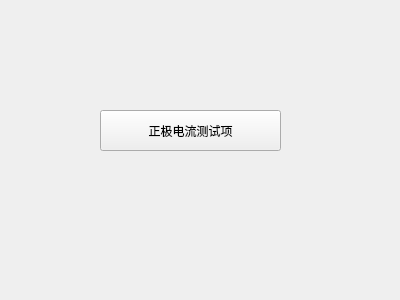
<?xml version="1.0" encoding="UTF-8"?>
<ui version="4.0">
 <class>Form</class>
 <widget class="QWidget" name="Form">
  <property name="geometry">
   <rect>
    <x>0</x>
    <y>0</y>
    <width>400</width>
    <height>300</height>
   </rect>
  </property>
  <property name="windowTitle">
   <string>正极电流测试项</string>
  </property>
  <property name="windowIcon">
   <iconset resource="images/images.qrc">
    <normaloff>:/bat.ico</normaloff>:/bat.ico</iconset>
  </property>
  <widget class="QPushButton" name="btn_PI">
   <property name="geometry">
    <rect>
     <x>100</x>
     <y>110</y>
     <width>181</width>
     <height>41</height>
    </rect>
   </property>
   <property name="text">
    <string>正极电流测试项</string>
   </property>
   <property name="icon">
    <iconset resource="images/images.qrc">
     <normaloff>:/button.png</normaloff>:/button.png</iconset>
   </property>
  </widget>
 </widget>
 <resources>
  <include location="images/images.qrc"/>
 </resources>
 <connections/>
</ui>
